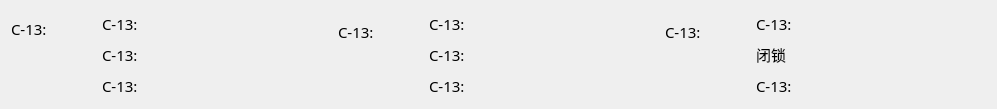
   <widget class="QWidget" name="horizontalLayoutWidget_5">
    <property name="geometry">
     <rect>
      <x>610</x>
      <y>1050</y>
      <width>995</width>
      <height>93</height>
     </rect>
    </property>
    <layout class="QHBoxLayout" name="horizontalLayout_28">
     <item>
      <layout class="QHBoxLayout" name="horizontalLayout_25">
       <item>
        <layout class="QVBoxLayout" name="verticalLayout_7">
         <item>
          <widget class="QLabel" name="label_55">
           <property name="minimumSize">
            <size>
             <width>85</width>
             <height>30</height>
            </size>
           </property>
           <property name="maximumSize">
            <size>
             <width>85</width>
             <height>30</height>
            </size>
           </property>
           <property name="font">
            <font>
             <family>宋体</family>
             <pointsize>11</pointsize>
            </font>
           </property>
           <property name="text">
            <string>C-13:</string>
           </property>
          </widget>
         </item>
         <item>
          <widget class="QLabel" name="label_56">
           <property name="minimumSize">
            <size>
             <width>40</width>
             <height>40</height>
            </size>
           </property>
           <property name="maximumSize">
            <size>
             <width>40</width>
             <height>40</height>
            </size>
           </property>
           <property name="styleSheet">
            <string notr="true">border-image: url(:/img/pie100.png);</string>
           </property>
           <property name="text">
            <string/>
           </property>
          </widget>
         </item>
        </layout>
       </item>
       <item>
        <layout class="QVBoxLayout" name="verticalLayout_6">
         <item>
          <widget class="QLabel" name="label_52">
           <property name="minimumSize">
            <size>
             <width>230</width>
             <height>25</height>
            </size>
           </property>
           <property name="maximumSize">
            <size>
             <width>230</width>
             <height>25</height>
            </size>
           </property>
           <property name="font">
            <font>
             <family>宋体</family>
             <pointsize>11</pointsize>
            </font>
           </property>
           <property name="text">
            <string>C-13:</string>
           </property>
          </widget>
         </item>
         <item>
          <widget class="QLabel" name="label_53">
           <property name="minimumSize">
            <size>
             <width>230</width>
             <height>25</height>
            </size>
           </property>
           <property name="maximumSize">
            <size>
             <width>230</width>
             <height>25</height>
            </size>
           </property>
           <property name="font">
            <font>
             <family>宋体</family>
             <pointsize>11</pointsize>
            </font>
           </property>
           <property name="text">
            <string>C-13:</string>
           </property>
          </widget>
         </item>
         <item>
          <widget class="QLabel" name="label_54">
           <property name="minimumSize">
            <size>
             <width>230</width>
             <height>25</height>
            </size>
           </property>
           <property name="maximumSize">
            <size>
             <width>230</width>
             <height>25</height>
            </size>
           </property>
           <property name="font">
            <font>
             <family>宋体</family>
             <pointsize>11</pointsize>
            </font>
           </property>
           <property name="text">
            <string>C-13:</string>
           </property>
          </widget>
         </item>
        </layout>
       </item>
      </layout>
     </item>
     <item>
      <layout class="QHBoxLayout" name="horizontalLayout_26">
       <item>
        <layout class="QVBoxLayout" name="verticalLayout_8">
         <item>
          <widget class="QLabel" name="label_57">
           <property name="minimumSize">
            <size>
             <width>85</width>
             <height>30</height>
            </size>
           </property>
           <property name="maximumSize">
            <size>
             <width>85</width>
             <height>30</height>
            </size>
           </property>
           <property name="font">
            <font>
             <family>宋体</family>
             <pointsize>11</pointsize>
            </font>
           </property>
           <property name="text">
            <string>C-13:</string>
           </property>
          </widget>
         </item>
         <item>
          <widget class="QLabel" name="label_45">
           <property name="minimumSize">
            <size>
             <width>76</width>
             <height>33</height>
            </size>
           </property>
           <property name="maximumSize">
            <size>
             <width>76</width>
             <height>33</height>
            </size>
           </property>
           <property name="styleSheet">
            <string notr="true">border-image: url(:/img/Off.png);</string>
           </property>
           <property name="text">
            <string/>
           </property>
          </widget>
         </item>
        </layout>
       </item>
       <item>
        <layout class="QVBoxLayout" name="verticalLayout_9">
         <item>
          <widget class="QLabel" name="label_59">
           <property name="minimumSize">
            <size>
             <width>230</width>
             <height>25</height>
            </size>
           </property>
           <property name="maximumSize">
            <size>
             <width>230</width>
             <height>25</height>
            </size>
           </property>
           <property name="font">
            <font>
             <family>宋体</family>
             <pointsize>11</pointsize>
            </font>
           </property>
           <property name="text">
            <string>C-13:</string>
           </property>
          </widget>
         </item>
         <item>
          <widget class="QLabel" name="label_60">
           <property name="minimumSize">
            <size>
             <width>230</width>
             <height>25</height>
            </size>
           </property>
           <property name="maximumSize">
            <size>
             <width>230</width>
             <height>25</height>
            </size>
           </property>
           <property name="font">
            <font>
             <family>宋体</family>
             <pointsize>11</pointsize>
            </font>
           </property>
           <property name="text">
            <string>C-13:</string>
           </property>
          </widget>
         </item>
         <item>
          <widget class="QLabel" name="label_61">
           <property name="minimumSize">
            <size>
             <width>230</width>
             <height>25</height>
            </size>
           </property>
           <property name="maximumSize">
            <size>
             <width>230</width>
             <height>25</height>
            </size>
           </property>
           <property name="font">
            <font>
             <family>宋体</family>
             <pointsize>11</pointsize>
            </font>
           </property>
           <property name="text">
            <string>C-13:</string>
           </property>
          </widget>
         </item>
        </layout>
       </item>
      </layout>
     </item>
     <item>
      <layout class="QHBoxLayout" name="horizontalLayout_27">
       <item>
        <layout class="QVBoxLayout" name="verticalLayout_10">
         <item>
          <widget class="QLabel" name="label_62">
           <property name="minimumSize">
            <size>
             <width>85</width>
             <height>30</height>
            </size>
           </property>
           <property name="maximumSize">
            <size>
             <width>85</width>
             <height>30</height>
            </size>
           </property>
           <property name="font">
            <font>
             <family>宋体</family>
             <pointsize>11</pointsize>
            </font>
           </property>
           <property name="text">
            <string>C-13:</string>
           </property>
          </widget>
         </item>
         <item>
          <widget class="QLabel" name="label_46">
           <property name="minimumSize">
            <size>
             <width>76</width>
             <height>33</height>
            </size>
           </property>
           <property name="maximumSize">
            <size>
             <width>76</width>
             <height>33</height>
            </size>
           </property>
           <property name="styleSheet">
            <string notr="true">border-image: url(:/img/On.png);</string>
           </property>
           <property name="text">
            <string/>
           </property>
          </widget>
         </item>
        </layout>
       </item>
       <item>
        <layout class="QVBoxLayout" name="verticalLayout_11">
         <item>
          <widget class="QLabel" name="label_64">
           <property name="minimumSize">
            <size>
             <width>230</width>
             <height>25</height>
            </size>
           </property>
           <property name="maximumSize">
            <size>
             <width>230</width>
             <height>25</height>
            </size>
           </property>
           <property name="font">
            <font>
             <family>宋体</family>
             <pointsize>11</pointsize>
            </font>
           </property>
           <property name="text">
            <string>C-13:</string>
           </property>
          </widget>
         </item>
         <item>
          <widget class="QLabel" name="label_65">
           <property name="minimumSize">
            <size>
             <width>230</width>
             <height>25</height>
            </size>
           </property>
           <property name="maximumSize">
            <size>
             <width>230</width>
             <height>25</height>
            </size>
           </property>
           <property name="font">
            <font>
             <family>宋体</family>
             <pointsize>11</pointsize>
            </font>
           </property>
           <property name="text">
            <string>闭锁</string>
           </property>
          </widget>
         </item>
         <item>
          <widget class="QLabel" name="label_66">
           <property name="minimumSize">
            <size>
             <width>230</width>
             <height>25</height>
            </size>
           </property>
           <property name="maximumSize">
            <size>
             <width>230</width>
             <height>25</height>
            </size>
           </property>
           <property name="font">
            <font>
             <family>宋体</family>
             <pointsize>11</pointsize>
            </font>
           </property>
           <property name="text">
            <string>C-13:</string>
           </property>
          </widget>
         </item>
        </layout>
       </item>
      </layout>
     </item>
    </layout>
   </widget>
